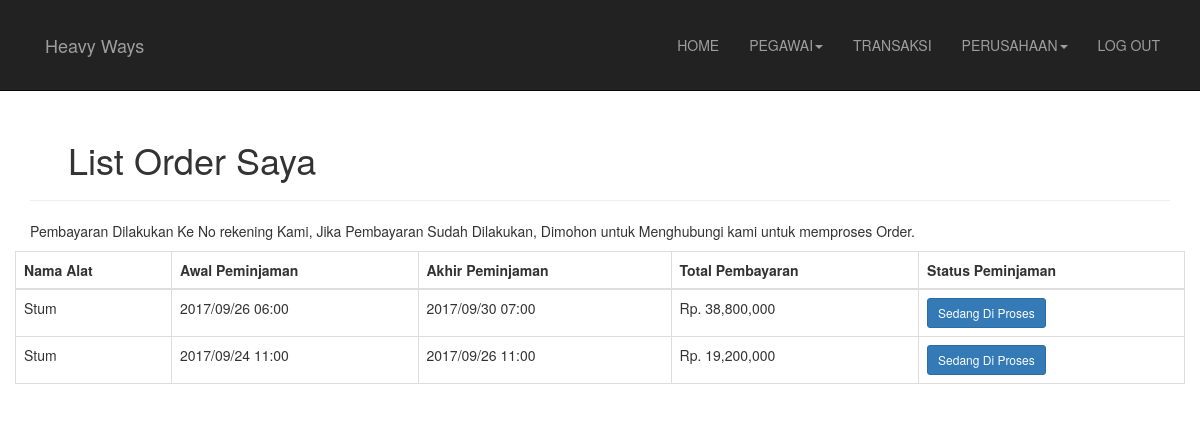
/OrderSaya.php (signed in), run on the app's committed database.
### tables this page shows
CREATE TABLE `cart` (
  `id` int(100) NOT NULL,
  `idalat` varchar(100) NOT NULL,
  `user` varchar(100) NOT NULL,
  `nama_alat` varchar(100) NOT NULL,
  `tanggal_pinjam` varchar(100) NOT NULL,
  `tanggal_kembali` varchar(100) NOT NULL,
  `total` int(100) NOT NULL,
  `pemilik` varchar(100) NOT NULL,
  `status` int(30) NOT NULL,
  `jam_awal` varchar(100) NOT NULL,
  `jam_akhir` varchar(100) NOT NULL,
  `jam` int(30) NOT NULL,
  `notified` int(10) NOT NULL
);

### OrderSaya.php (the view, shortened to what this page needs)
<?php
include("Koneksi.php");
$user = $_SESSION['user'];
$q = "SELECT * FROM cart where user='$user'";
$data = mysqli_query($koneksi, $q);
  ?>
  <?php
include("layout.php");
?>
<head>
<link rel="stylesheet" href="css/bootstrap.min.css" />
 </head>
<div class="container up">
  <div class="page-header">
    <h1><span class="glyphicon glyphicon-shopping-cart"></span>  List Order Saya</h1>
  </div>
  <div class="thumbnails">
    <div class="caption">
      <p>Pembayaran Dilakukan Ke No rekening Kami, Jika Pembayaran Sudah Dilakukan, Dimohon untuk Menghubungi kami untuk memproses Order.</p>
    </div>
  </div>
    <div class="row">
      <table class="table table-bordered">
        <thead>
          <th>Nama Alat</th>
          <th>Awal Peminjaman</th>
          <th>Akhir Peminjaman</th>
          <th>Total Pembayaran</th>
          <th>Status Peminjaman</th>
        </thead>
        <tbody>
          <?php
          function status($stat){
            switch ($stat) {
              case '1':
                echo "<button class=\"btn btn-sm btn-primary\">Sedang Di Proses</button>";
                break;
            }
          }
           ?>
          <?php while($row = mysqli_fetch_array($data)){ ?>
            <tr>
              <td><?php echo $row['nama_alat']; ?></td>
              <td><?php echo $row['tanggal_pinjam']." ".$row['jam_awal']; ?></td>
              <td><?php echo $row['tanggal_kembali']." ".$row['jam_akhir'];  ?></td>
              <td>Rp. <?php echo number_format($row['total']); ?></td>
              <td><?php echo status($row['status']); ?></td>
            </tr>
          <?php } ?>
        </tbody>
      </table>
    </div>
  </div>

### layout.php (style rules this page uses)
.up { margin-top: 100px; }

### data on the page
cart: nama_alat "Stum", tanggal_pinjam "2017/09/26", jam_awal "06:00", tanggal_kembali "2017/09/30", jam_akhir "07:00", total "38,800,000", status "Sedang Di Proses"
cart: nama_alat "Stum", tanggal_pinjam "2017/09/24", jam_awal "11:00", tanggal_kembali "2017/09/26", jam_akhir "11:00", total "19,200,000", status "Sedang Di Proses"
